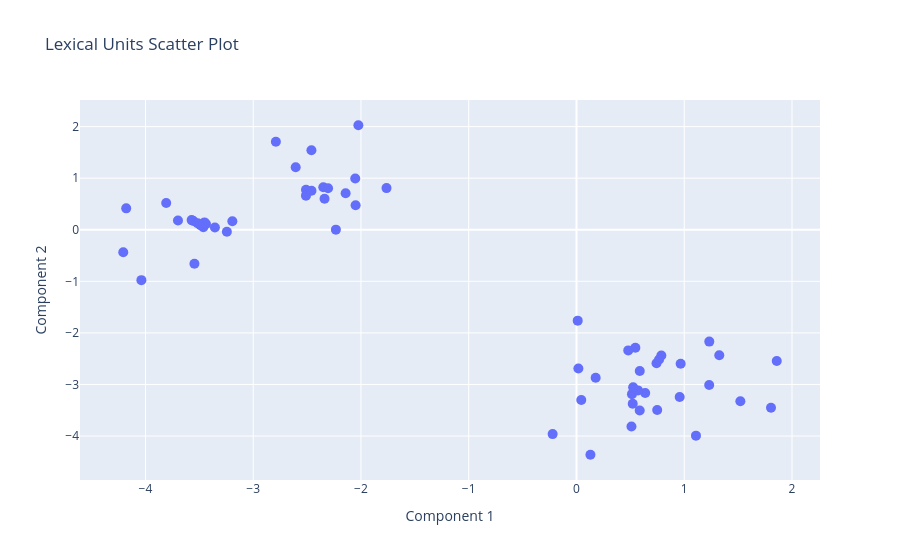

Notebook code cell kept with this figure:
### Code cell
tsne = tod.dimension_reduction_classic.Tsne_corpus(corpus)
fig = tod.plotting.lexunit_scatter_plot(corpus, tsne)
fig.show()

### Figure 1 — Plotly figure (JSON) as saved in the notebook; plotly's stock layout.template omitted (floating-point values rounded to 4 significant figures)
{"data": [{"hoverinfo": "text", "hovertemplate": "%{text}<extra></extra>", "marker": {"size": 10}, "mode": "markers", "text": [["already", "ADV"], ["also", "ADV"], ["always", "ADV"], ["be", "AUX"], ["begin", "VERB"], ["bin", "AUX"], ["can", "AUX"], ["carry", "VERB"], ["come", "VERB"], ["comot", "VERB"], ["con", "AUX"], ["den", "ADV"], ["dey", "AUX"], ["dey", "VERB"], ["do", "VERB"], ["don", "AUX"], ["even", "ADV"], ["first", "ADV"], ["fit", "AUX"], ["follow", "VERB"], ["for", "AUX"], ["gats", "AUX"], ["get", "VERB"], ["go", "AUX"], ["go", "VERB"], ["gree", "VERB"], ["jump", "VERB"], ["just", "ADV"], ["know", "VERB"], ["kuku", "ADV"], ["like", "VERB"], ["make", "AUX"], ["must", "AUX"], ["na", "AUX"], ["never", "AUX"], ["no", "AUX"], ["now", "ADV"], ["only", "ADV"], ["pedal", "VERB"], ["play", "VERB"], ["prepare", "VERB"], ["really", "ADV"], ["run", "VERB"], ["rush", "VERB"], ["sabi", "VERB"], ["sell", "VERB"], ["siddon", "VERB"], ["so", "ADV"], ["still", "ADV"], ["suppose", "VERB"], ["take", "VERB"], ["talk", "VERB"], ["too", "ADV"], ["travel", "VERB"], ["try", "VERB"], ["use", "VERB"], ["very", "ADV"], ["waka", "VERB"], ["want", "VERB"], ["will", "AUX"]], "type": "scatter", "x": [-1.763, -2.338, -2.142, -3.546, 0.7427, -3.463, -4.179, 0.6377, 0.515, 0.5101, -3.438, -2.46, -3.356, 0.5873, 1.232, -3.49, -2.35, -2.053, -3.194, 0.5867, -3.245, -3.807, 1.325, -3.452, 0.5707, 1.232, 0.1294, -2.51, 0.01139, -2.05, 0.9667, -4.206, -3.556, -4.038, -3.571, -3.516, -2.606, -2.233, 1.521, -0.2214, 1.858, -2.511, 0.9575, 1.109, 0.7875, 1.805, 0.0176, -2.79, -2.459, 0.5463, 0.5258, 0.1779, -2.306, 0.749, 0.7667, 0.04446, -2.024, 0.5218, 0.4804, -3.698], "y": [0.8076, 0.6019, 0.7067, -0.6585, -2.589, 0.04991, 0.4149, -3.166, -3.188, -3.814, 0.1128, 1.541, 0.04193, -2.741, -3.009, 0.0895, 0.8235, 0.9936, 0.1634, -3.504, -0.03852, 0.5194, -2.433, 0.1424, -3.115, -2.169, -4.363, 0.7734, -1.763, 0.4734, -2.599, -0.4365, 0.1686, -0.9772, 0.1865, 0.1278, 1.211, 0.00213, -3.327, -3.963, -2.544, 0.661, -3.242, -3.993, -2.439, -3.452, -2.69, 1.707, 0.7566, -2.289, -3.053, -2.87, 0.8048, -3.494, -2.515, -3.301, 2.026, -3.374, -2.34, 0.1789]}], "layout": {"showlegend": false, "title": {"text": "Lexical Units Scatter Plot"}, "xaxis": {"title": {"text": "Component 1"}}, "yaxis": {"title": {"text": "Component 2"}}}}
